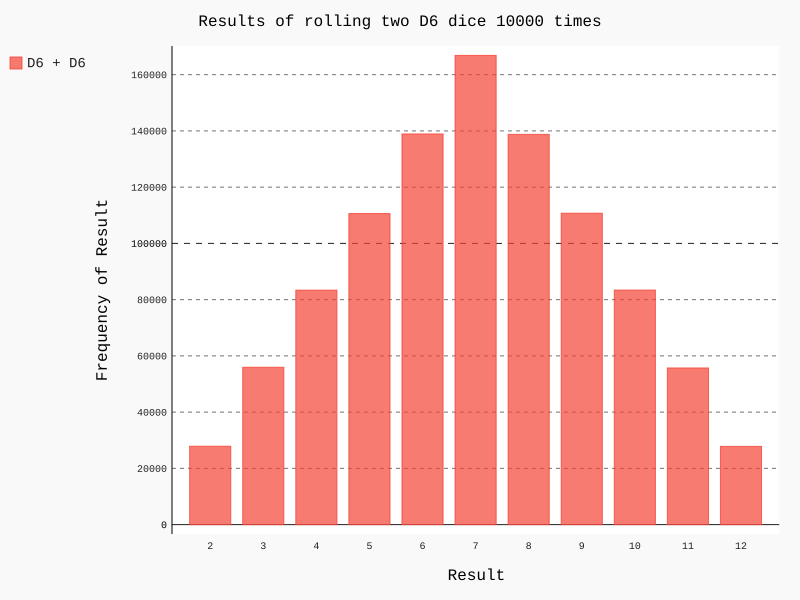

Write the Python code that produced this figure.
import pygal
from die import Die

#创建两个D6色子
die_1 = Die( )
die_2 = Die( )

#投掷多次色子，并将结果储存到一个列表中
results = [ ]
for roll_num in range(1000000):
    result = die_1.roll( ) + die_2.roll( )
    results.append(result)

#分析结果
frequencies = [ ]
max_result = die_1.num_sides + die_2.num_sides
for value in range(2, max_result+1):
    frequency = results.count(value)
    frequencies.append(frequency)

#可视化结果
hist = pygal.Bar( )

hist.title = 'Results of rolling two D6 dice 10000 times'
hist.x_labels =[x for x in range(2, max_result+1)]
#使用for循环来实现自动添加x坐标
##for i in range(2, max_result+1):
##    hist.x_labels.append(i)
    
hist.x_title = 'Result'
hist.y_title = 'Frequency of Result'

hist.add('D6 + D6', frequencies)
hist.render_to_file('dice_visual.svg')
